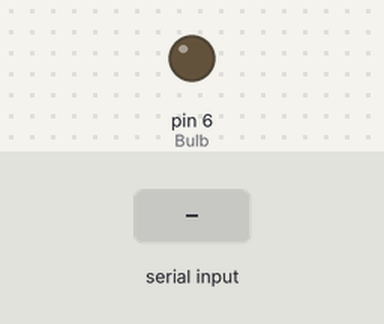
This sketch was run on a simulated Arduino Uno, built with avr-gcc and run on an emulated ATmega328P. Shown: output pins drawn as LEDs (lit = HIGH). The test bench sets the inputs (shaded band).

Above: at 1.2 s.
1.3 s: "90,45\n" received over Serial
At 2.1 s:
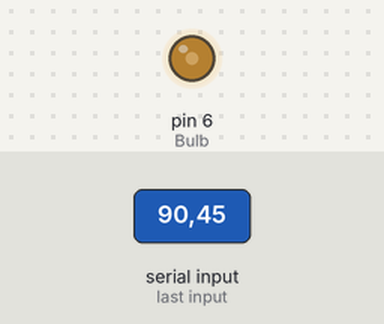
2.8 s: "30,150\n" received over Serial
At 3.4 s:
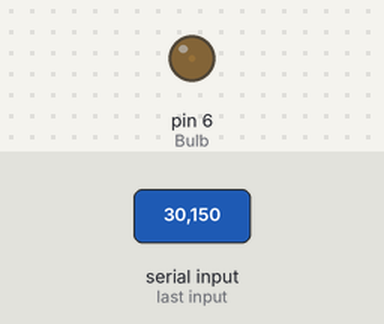
4.3 s: "200\n" received over Serial
At 5.3 s:
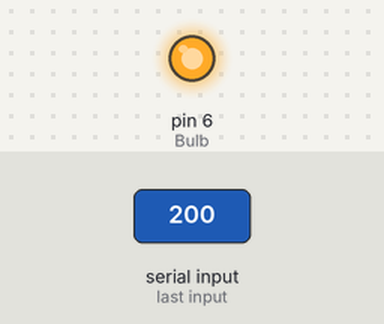
5.8 s: "90\n" received over Serial
At 6.3 s:
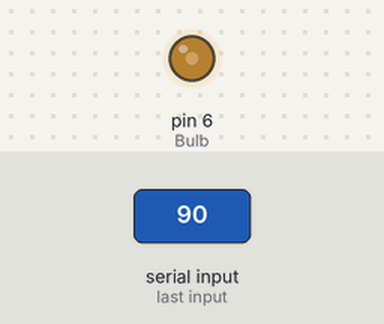
Timing chart, 0 to 8.3 s (numbered marks = the images above; inputs shaded):
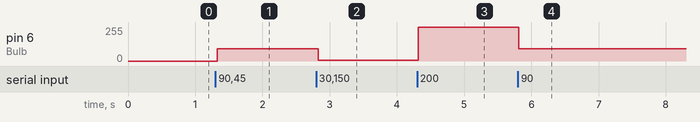

The sketch:

check.ino
```cpp
#define Bulb 6
int value=0;
float voltage;
int stoptime=100;

void setup() {
 Serial.begin(2400);
 pinMode(Bulb,OUTPUT);
}

void loop() {
  if (Serial.available()>0){
    String msg = Serial.readStringUntil('\n');

    value=msg.toInt();
    if(value < 26){
      value=26;
    }
    else if (value>200){
      value=200;
    }
    voltage= map(value,26,200,0,255);
    analogWrite(Bulb,voltage);
    }

}
```

Measured:
- after the input at 1.3 s, pin 6 (Bulb): 0/255 → 93/255 at once
- after the input at 2.8 s, pin 6 (Bulb): 93/255 → 5/255 at once
- after the input at 4.3 s, pin 6 (Bulb): 5/255 → 255/255 at once
- after the input at 5.8 s, pin 6 (Bulb): 255/255 → 93/255 at once
